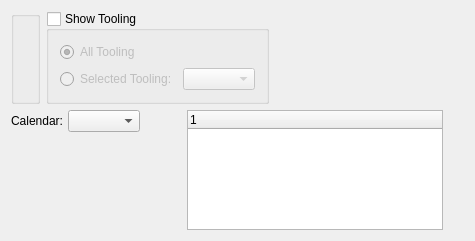
<?xml version="1.0" encoding="UTF-8"?>
<ui version="4.0">
 <comment>This file is part of the xtmfg Package for xTuple ERP,
and is Copyright (c) 1999-2017 by OpenMFG LLC, d/b/a xTuple.  It
is licensed to you under the xTuple End-User License Agreement (&quot;the
EULA&quot;), the full text of which is available at www.xtuple.com/EULA.
While the EULA gives you access to source code and encourages your
involvement in the development process, this Package is not free
software.  By using this software, you agree to be bound by the
terms of the EULA.</comment>
 <class>dspTimePhasedLoadByWorkCenter</class>
 <widget class="QWidget" name="dspTimePhasedLoadByWorkCenter">
  <property name="geometry">
   <rect>
    <x>0</x>
    <y>0</y>
    <width>475</width>
    <height>235</height>
   </rect>
  </property>
  <property name="windowTitle">
   <string>Time Phased Load by Work Center</string>
  </property>
  <layout class="QVBoxLayout" name="verticalLayout">
   <item>
    <layout class="QHBoxLayout" name="horizontalLayout">
     <item>
      <widget class="WarehouseGroup" name="_warehouse">
       <property name="title">
        <string/>
       </property>
       <property name="fixedSize">
        <bool>false</bool>
       </property>
      </widget>
     </item>
     <item>
      <widget class="QGroupBox" name="_toolingGroup">
       <property name="title">
        <string>Show Tooling</string>
       </property>
       <property name="checkable">
        <bool>true</bool>
       </property>
       <property name="checked">
        <bool>false</bool>
       </property>
       <layout class="QGridLayout" name="gridLayout_4">
        <item row="1" column="0">
         <widget class="QRadioButton" name="_selectedTooling">
          <property name="text">
           <string>Selected Tooling:</string>
          </property>
          <property name="checked">
           <bool>false</bool>
          </property>
         </widget>
        </item>
        <item row="1" column="1">
         <layout class="QHBoxLayout" name="horizontalLayout_2">
          <item>
           <widget class="XComboBox" name="_tooling">
            <property name="enabled">
             <bool>false</bool>
            </property>
            <property name="sizePolicy">
             <sizepolicy hsizetype="Expanding" vsizetype="Fixed">
              <horstretch>0</horstretch>
              <verstretch>0</verstretch>
             </sizepolicy>
            </property>
            <property name="maximumSize">
             <size>
              <width>300</width>
              <height>16777215</height>
             </size>
            </property>
            <property name="type">
             <enum>XComboBox::Adhoc</enum>
            </property>
           </widget>
          </item>
          <item>
           <spacer name="horizontalSpacer_3">
            <property name="orientation">
             <enum>Qt::Horizontal</enum>
            </property>
            <property name="sizeHint" stdset="0">
             <size>
              <width>0</width>
              <height>20</height>
             </size>
            </property>
           </spacer>
          </item>
         </layout>
        </item>
        <item row="0" column="0" colspan="2">
         <widget class="QRadioButton" name="_allTooling">
          <property name="text">
           <string>All Tooling</string>
          </property>
          <property name="checked">
           <bool>true</bool>
          </property>
         </widget>
        </item>
       </layout>
      </widget>
     </item>
     <item>
      <spacer name="Spacer9">
       <property name="orientation">
        <enum>Qt::Horizontal</enum>
       </property>
       <property name="sizeType">
        <enum>QSizePolicy::Expanding</enum>
       </property>
       <property name="sizeHint" stdset="0">
        <size>
         <width>13</width>
         <height>20</height>
        </size>
       </property>
      </spacer>
     </item>
    </layout>
   </item>
   <item>
    <layout class="QHBoxLayout">
     <property name="spacing">
      <number>7</number>
     </property>
     <item>
      <layout class="QVBoxLayout">
       <property name="spacing">
        <number>0</number>
       </property>
       <item>
        <layout class="QHBoxLayout">
         <property name="spacing">
          <number>5</number>
         </property>
         <item>
          <widget class="QLabel" name="_calendarLit">
           <property name="text">
            <string>Calendar:</string>
           </property>
           <property name="alignment">
            <set>Qt::AlignRight|Qt::AlignTrailing|Qt::AlignVCenter</set>
           </property>
          </widget>
         </item>
         <item>
          <widget class="CalendarComboBox" name="_calendar"/>
         </item>
         <item>
          <spacer name="horizontalSpacer">
           <property name="orientation">
            <enum>Qt::Horizontal</enum>
           </property>
           <property name="sizeHint" stdset="0">
            <size>
             <width>40</width>
             <height>20</height>
            </size>
           </property>
          </spacer>
         </item>
        </layout>
       </item>
       <item>
        <spacer name="Spacer5_2">
         <property name="orientation">
          <enum>Qt::Vertical</enum>
         </property>
         <property name="sizeType">
          <enum>QSizePolicy::MinimumExpanding</enum>
         </property>
         <property name="sizeHint" stdset="0">
          <size>
           <width>20</width>
           <height>20</height>
          </size>
         </property>
        </spacer>
       </item>
      </layout>
     </item>
     <item>
      <widget class="PeriodsListView" name="_periods">
       <property name="minimumSize">
        <size>
         <width>0</width>
         <height>120</height>
        </size>
       </property>
      </widget>
     </item>
     <item>
      <spacer name="horizontalSpacer_2">
       <property name="orientation">
        <enum>Qt::Horizontal</enum>
       </property>
       <property name="sizeHint" stdset="0">
        <size>
         <width>0</width>
         <height>20</height>
        </size>
       </property>
      </spacer>
     </item>
    </layout>
   </item>
  </layout>
  <zorder>_allTooling</zorder>
 </widget>
 <layoutdefault spacing="6" margin="11"/>
 <pixmapfunction>qPixmapFromMimeSource</pixmapfunction>
 <customwidgets>
  <customwidget>
   <class>CalendarComboBox</class>
   <extends>XComboBox</extends>
   <header>calendarTools.h</header>
  </customwidget>
  <customwidget>
   <class>PeriodsListView</class>
   <extends>XTreeWidget</extends>
   <header>calendarTools.h</header>
  </customwidget>
  <customwidget>
   <class>WarehouseGroup</class>
   <extends>QGroupBox</extends>
   <header>warehousegroup.h</header>
  </customwidget>
  <customwidget>
   <class>XComboBox</class>
   <extends>QComboBox</extends>
   <header>xcombobox.h</header>
  </customwidget>
  <customwidget>
   <class>XTreeWidget</class>
   <extends>QTreeWidget</extends>
   <header>xtreewidget.h</header>
   <container>1</container>
  </customwidget>
 </customwidgets>
 <tabstops>
  <tabstop>_warehouse</tabstop>
  <tabstop>_calendar</tabstop>
  <tabstop>_periods</tabstop>
 </tabstops>
 <includes>
  <include location="global">calendarTools.h</include>
 </includes>
 <resources/>
 <connections>
  <connection>
   <sender>_calendar</sender>
   <signal>newCalendarId(int)</signal>
   <receiver>_periods</receiver>
   <slot>populate(int)</slot>
   <hints>
    <hint type="sourcelabel">
     <x>20</x>
     <y>20</y>
    </hint>
    <hint type="destinationlabel">
     <x>20</x>
     <y>20</y>
    </hint>
   </hints>
  </connection>
  <connection>
   <sender>_calendar</sender>
   <signal>select(ParameterList&amp;)</signal>
   <receiver>_periods</receiver>
   <slot>load(ParameterList&amp;)</slot>
   <hints>
    <hint type="sourcelabel">
     <x>20</x>
     <y>20</y>
    </hint>
    <hint type="destinationlabel">
     <x>20</x>
     <y>20</y>
    </hint>
   </hints>
  </connection>
  <connection>
   <sender>_selectedTooling</sender>
   <signal>toggled(bool)</signal>
   <receiver>_tooling</receiver>
   <slot>setEnabled(bool)</slot>
   <hints>
    <hint type="sourcelabel">
     <x>94</x>
     <y>196</y>
    </hint>
    <hint type="destinationlabel">
     <x>263</x>
     <y>195</y>
    </hint>
   </hints>
  </connection>
 </connections>
</ui>
